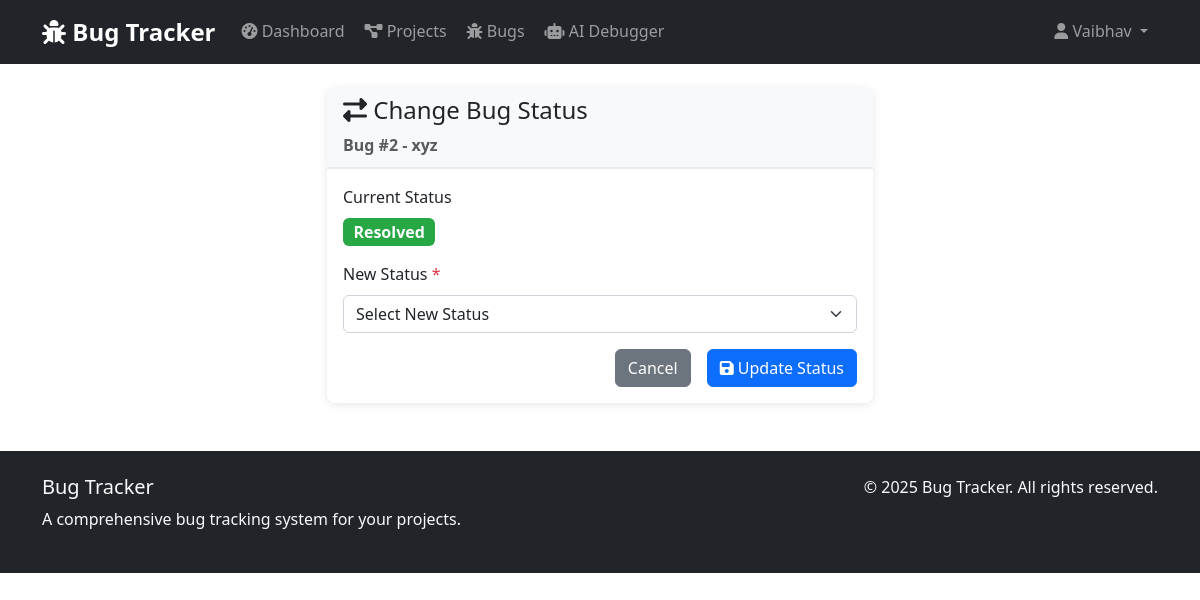
The page /bugs/2/status/ (signed in) on the database its author committed.
### bugs/models.py (models this page shows, shortened)
class Bug(models.Model):
    STATUS_CHOICES = (
        ('open', 'Open'),
        ('in_progress', 'In Progress'),
        ('resolved', 'Resolved'),
        ('closed', 'Closed'),
        ('reopened', 'Reopened'),
    )
    PRIORITY_CHOICES = (
        ('low', 'Low'),
        ('medium', 'Medium'),
        ('high', 'High'),
        ('critical', 'Critical'),
    )
    SEVERITY_CHOICES = (
        ('minor', 'Minor'),
        ('major', 'Major'),
        ('critical', 'Critical'),
        ('blocker', 'Blocker'),
    )
    title = models.CharField(max_length=200)
    description = models.TextField()
    project = models.ForeignKey(Project, on_delete=models.CASCADE, related_name='bugs')
    project_version = models.ForeignKey(ProjectVersion, on_delete=models.SET_NULL,
                                        related_name='bugs', null=True, blank=True)
    status = models.CharField(max_length=20, choices=STATUS_CHOICES, default='open')
    priority = models.CharField(max_length=20, choices=PRIORITY_CHOICES, default='medium')
    severity = models.CharField(max_length=20, choices=SEVERITY_CHOICES, default='major')
    reported_by = models.ForeignKey(User, on_delete=models.CASCADE, related_name='reported_bugs')
    assigned_to = models.ForeignKey(User, on_delete=models.SET_NULL,
                                   related_name='assigned_bugs', null=True, blank=True)
    created_at = models.DateTimeField(auto_now_add=True)
    updated_at = models.DateTimeField(auto_now=True)
    resolved_at = models.DateTimeField(null=True, blank=True)
    tags = models.CharField(max_length=200, blank=True, null=True)
    class Meta:
        ordering = ['-created_at']

### bugs/views.py (the view, shortened to what this page needs)
# urls.py: path('<int:bug_id>/status/', views.change_status, name='change_status'),
@login_required
def change_status(request, bug_id):
    bug = get_object_or_404(Bug, id=bug_id)
    return render(request, 'bugs/change_status.html', {'bug': bug})

### bugs/templates/bugs/change_status.html (shortened to what this page needs)
{% extends 'base.html' %}
{% block content %}
<div class="container mt-4">
    <div class="row">
        <div class="col-md-6 mx-auto">
            <div class="card">
                <div class="card-header">
                    <h4><i class="fas fa-exchange-alt"></i> Change Bug Status</h4>
                    <p class="mb-0 text-muted">Bug #{{ bug.id }} - {{ bug.title }}</p>
                </div>
                <div class="card-body">
                    <form method="post">
                        <div class="form-group mb-3">
                            <label class="form-label">Current Status</label>
                            <p>
                                <span class="badge bg-{{ bug.status|slugify }} fs-6">
                                    {{ bug.get_status_display }}
                                </span>
                            </p>
                        </div>
                        <div class="form-group mb-3">
                            <label for="status" class="form-label required-field">New Status</label>
                            <select class="form-select" id="status" name="status" required>
                                <option value="">Select New Status</option>
                            </select>
                        </div>
                        <div class="d-grid gap-2 d-md-flex justify-content-md-end">
                            <a href="{% url 'bugs:bug_detail' bug.id %}" class="btn btn-secondary me-md-2">Cancel</a>
                            <button type="submit" class="btn btn-primary">
                                <i class="fas fa-save"></i> Update Status
                            </button>
                        </div>
                    </form>
                </div>
            </div>
        </div>
    </div>
</div>
{% endblock %}

### templates/base.html (shortened to what this page needs)
<!DOCTYPE html>
<html lang="en">
<head>
    <link href="https://cdn.jsdelivr.net/npm/bootstrap@5.3.0/dist/css/bootstrap.min.css" rel="stylesheet">
    <link rel="stylesheet" href="https://cdnjs.cloudflare.com/ajax/libs/font-awesome/6.4.0/css/all.min.css">
    {% load static %}
    <link rel="stylesheet" href="{% static 'css/custom.css' %}">
</head>
<body>
    <nav class="navbar navbar-expand-lg navbar-dark bg-dark">
        <div class="container">
            <a class="navbar-brand" href="{% url 'dashboard:dashboard' %}">
                <i class="fas fa-bug"></i> Bug Tracker
            </a>
            <div class="collapse navbar-collapse" id="navbarNav">
                <ul class="navbar-nav me-auto">
                    {% if user.is_authenticated %}
                        <li class="nav-item">
                            <a class="nav-link" href="{% url 'dashboard:dashboard' %}">
                                <i class="fas fa-tachometer-alt"></i> Dashboard
                            </a>
                        </li>
                        <li class="nav-item">
                            <a class="nav-link" href="{% url 'projects:project_list' %}">
                                <i class="fas fa-project-diagram"></i> Projects
                            </a>
                        </li>
                        <li class="nav-item">
                            <a class="nav-link" href="{% url 'bugs:bug_list' %}">
                                <i class="fas fa-bug"></i> Bugs
                            </a>
                        </li>
                        <li class="nav-item">
                            <a class="nav-link" href="{% url 'ai_debugger:analysis_home' %}">
                                <i class="fas fa-robot"></i> AI Debugger
                            </a>
                        </li>
                    {% endif %}
                </ul>
                <ul class="navbar-nav">
                    {% if user.is_authenticated %}
                        <li class="nav-item dropdown">
                            <a class="nav-link dropdown-toggle" href="#" id="navbarDropdown" role="button" data-bs-toggle="dropdown">
                                <i class="fas fa-user"></i> {{ user.username }}
                            </a>
                        </li>
                    {% endif %}
                </ul>
            </div>
        </div>
    </nav>
    <main>
        {% block content %}{% endblock %}
    </main>
    <footer class="bg-dark text-light mt-5 py-4">
        <div class="container">
            <div class="row">
                <div class="col-md-6">
                    <h5>Bug Tracker</h5>
                    <p>A comprehensive bug tracking system for your projects.</p>
                </div>
                <div class="col-md-6 text-end">
                    <p>&copy; 2025 Bug Tracker. All rights reserved.</p>
                </div>
            </div>
        </div>
    </footer>
</body>
</html>

### templates/static/css/custom.css (style rules this page uses)
:root { --primary-color: #007bff; --secondary-color: #6c757d; --success-color: #28a745; --danger-color: #dc3545; --warning-color: #ffc107; --info-color: #17a2b8; --light-color: #f8f9fa; --dark-color: #343a40; }
body { font-family: 'Segoe UI', Tahoma, Geneva, Verdana, sans-serif; line-height: 1.6; }
.navbar-brand { font-weight: bold; font-size: 1.5rem; }
.btn { border-radius: 6px; font-weight: 500; transition: all 0.3s ease; }
.card { border: none; border-radius: 8px; box-shadow: 0 2px 10px rgba(0, 0, 0, 0.1); transition: all 0.3s ease; }
.card-header { background-color: var(--light-color); border-bottom: 2px solid #e9ecef; font-weight: 600; }
.badge.bg-resolved { background-color: var(--success-color) !important; }
.form-control, .form-select { border-radius: 6px; border: 1px solid #ced4da; transition: all 0.3s ease; }
.required-field::after { content: " *"; color: var(--danger-color); }
.navbar-nav .nav-link { border-radius: 6px; margin: 0 2px; transition: background-color 0.3s ease; }
footer { margin-top: auto; }

### rows shown on the page
Bug: id "2", title "xyz", status "Resolved"

### other values the page prints
{{ user.username }} "Vaibhav"
